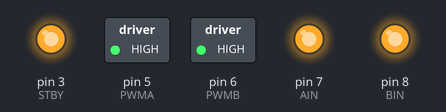
This sketch was run on a simulated Arduino Uno, built with avr-gcc and run on an emulated ATmega328P. On the bench: switched loads named in the sketch (green lamp = pin HIGH), output pins drawn as LEDs (lit = HIGH). At 5.0 s the program stops and its outputs stay as they are.

Above: at 0.1 s.
At 5.1 s:
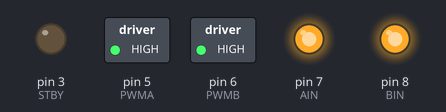
Timing chart, 0 to 6.5 s (numbered marks = the images above):
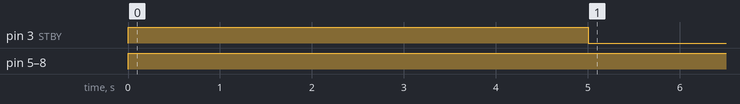

Measured:
- by itself, pin 3 (STBY): LOW → HIGH at 0.00 s, → LOW 5.0 s later
- by itself, pin 5 (PWMA), pin 6 (PWMB), pin 7 (AIN), pin 8 (BIN): LOW → HIGH at 0.00 s

The sketch:

Robot_Car_calibration.ino
```cpp
#define PWMA 5    // Controls power to right motor
#define PWMB 6    // Controls power to left motor
#define AIN 7     // Controls direction of right motor, HIGH = FORWARD, LOW = REVERSE
#define BIN 8     // Controls direction of right motor, HIGH = FORWARD, LOW = REVERSE
#define STBY 3    // Place Motors in standby if LOW, Run if HIGH

float distance;
int degRot;

void setup() {
  // put your setup code here, to run once:
  Serial.begin(9600);
pinMode (STBY,OUTPUT);
pinMode (PWMA,OUTPUT);
pinMode (PWMB,OUTPUT);
pinMode (AIN,OUTPUT);
pinMode (BIN,OUTPUT);
digitalWrite(STBY,LOW);  // put it in Standby Mode
}

void loop() {
//    forward(10);
//    turnRight(180);
//    forward(10);
//    turnLeft(180);
calF();
    while(1==1){ }
}

void forward(float distance){
  float time;
  digitalWrite(PWMA,HIGH);
  digitalWrite(PWMB,HIGH);
  digitalWrite(AIN,HIGH);
  digitalWrite(BIN,HIGH);
  time=distance/2.45*1000;  //after calibration the car travelled 12ft 3 inches in 5 seconds

  digitalWrite(STBY,HIGH);
  delay(time);  // move for "time" seconds
  stopCar();
}

void backward(float distance){
  float time;
//  digitalWrite(STBY,LOW);
  digitalWrite(PWMA,HIGH);
  digitalWrite(PWMB,HIGH);
  digitalWrite(AIN,LOW);
  digitalWrite(BIN,LOW);
  time=distance/2.45*1000;
  digitalWrite(STBY,HIGH);
  delay(time);
  stopCar();
}

void turnRight(int deg){
  float time;
  //digitalWrite(STBY,LOW);
  digitalWrite(PWMA,HIGH);
  digitalWrite(PWMB,HIGH);
  digitalWrite(AIN,LOW);
  digitalWrite(BIN,HIGH);
  time=deg/345.*1000.; //after calibration the robot rotated 1725 degrees in 5 seconds
  Serial.println(deg);
  digitalWrite(STBY,HIGH);
  delay(time);
  stopCar();
}

void turnLeft(float deg){
  float time;
//  digitalWrite(STBY,LOW);
  digitalWrite(PWMA,HIGH);
  digitalWrite(PWMB,HIGH);
  digitalWrite(AIN,HIGH);
  digitalWrite(BIN,LOW);
  time=deg/345.*1000.;
  Serial.println(deg);
  digitalWrite(STBY,HIGH);
  delay(time);
  stopCar();
}

void stopCar(){
 digitalWrite(STBY, LOW);
}

//Calibration             }
void calF(){
  analogWrite(PWMA,255);
  analogWrite(PWMB,255);
  digitalWrite(AIN,HIGH);
  digitalWrite(BIN,HIGH);
  digitalWrite(STBY,HIGH);
  delay(5000);
  stopCar();
}

void calB(){
  digitalWrite(PWMA,HIGH);
  digitalWrite(PWMB,HIGH);
  digitalWrite(AIN,LOW);
  digitalWrite(BIN,LOW);
  digitalWrite(STBY,HIGH);
  delay(5000);
  stopCar();
}

void calR(){
  digitalWrite(PWMA,HIGH);
  digitalWrite(PWMB,HIGH);
  digitalWrite(AIN,LOW);
  digitalWrite(BIN,HIGH);
  digitalWrite(STBY,HIGH);
  delay(5000);
  stopCar();
}

void calL(){
  digitalWrite(PWMA,HIGH);
  digitalWrite(PWMB,HIGH);
  digitalWrite(AIN,HIGH);
  digitalWrite(BIN,LOW);
  digitalWrite(STBY,HIGH);
  delay(5000);
  stopCar();
}
              
```
